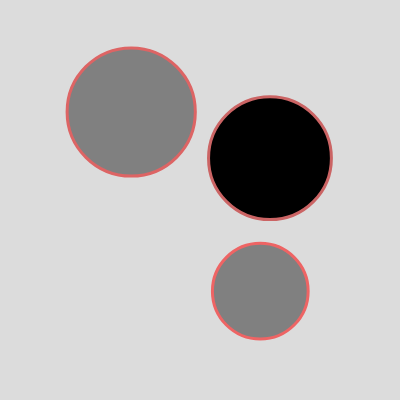
Frame 1 (no input)
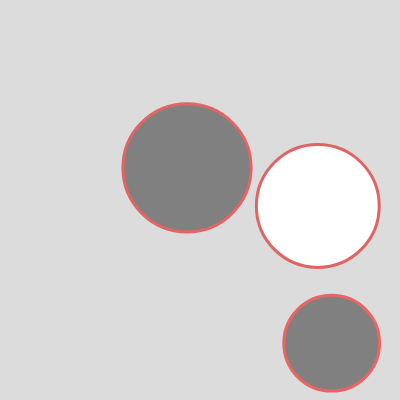
Frame 60 (no input)
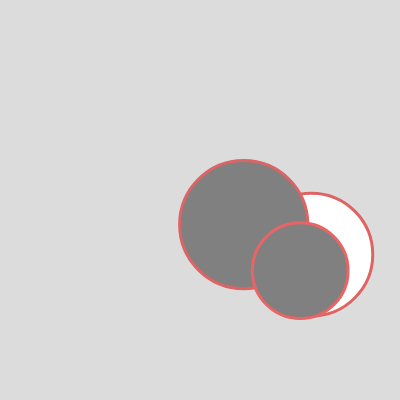
Frame 120 (the mouse pressed at the canvas centre since frame 60)

The p5.js sketch that drew these frames (run headless with seeded random() and noise() and a simulated clock; from frame 60 on, the mouse is pressed at the canvas centre):

// p5.js sketch
// ── sketch.js
// W6.4-1v1 colliding balls FLICKERING color via new class function
// https://editor.p5js.org/benjamin.bergery/sketches/T9sgI1OGl


let bballs = [];

function setup() {
  createCanvas(400, 400);

  // fill array with new instances of Bball

  for (let indy = 0; indy < 3; indy++) {
    let bradius = random(40, 70);
    let bspeed = random(0.5, 2);
    let xstart = random(bradius, width - bradius);
    let ystart = random(bradius, height - bradius);
    bball = new Bball(xstart, ystart, bradius, bspeed);
    bballs.push(bball);
  }
}

function draw() {
  background(220);

  for (bball of bballs) {
    // bball.bounceRandom();
    for (other of bballs) {
      if ((other !== bball) & bball.intersectsBool(other)) {
 console.log("intersection");
        bball.changeColor();
      }
    }
        bball.bounceRandom();
  }
}



/*** CLASS ********************/

class Bball {
  constructor(x, y, r, bsp) {
    this.x = x;
    this.y = y;
    this.r = r;
    this.xsp = bsp; // xspeed
    this.ysp = bsp; // yspeed
    this.brightness = 128;
  }

  //*** new class function ***//
  intersectsBool(other) {
    let d = (this.x, this.y, other.x, other.y);
    // if (d < this.r + other.r){
    //    return true;
    // }
    // else { return false;}
    return d < this.r + other.r;
  }

  //*** change color ***//
  changeColor() {
       if (this.brightness == 0) {
        this.brightness = 255;
      } else {
        this.brightness = 0;
      }
    }
  

  // meta function inside class
  bounceRandom() {
    this.move();
    this.show();
  }

  show() {
    stroke(random(200, 250), 100, 100);
    strokeWeight(3);
    // noFill();
    fill(this.brightness);
    ellipse(this.x, this.y, this.r * 2);
  }

  move() {
    // move ball
    this.x = this.x + this.xsp;
    this.y = this.y + this.ysp;
    //// bounce x
    if (this.x >= width - this.r || this.x <= 0 + this.r) {
      this.xsp = -this.xsp;
    }
    ////// bounce y
    if (this.y >= height - this.r || this.y <= 0 + this.r) {
      this.ysp = -this.ysp;
    }
  }
}

/*******************************/
// based on my previous exercise https://editor.p5js.org/benjamin.bergery/sketches/WUlFUTdMe

 // clicked(mX, mY) {
  //   let d = dist(this.x, this.y, mX, mY);
  //   if (d < this.r) {
  //     // ball clicked);
  //     if (this.brightness == 0) {
  //       this.brightness = 255;
  //     } else {
  //       this.brightness = 0;
  //     }
  //   }
  // }

/*** NOTES ********************/

// verbose
//if (d < this.r + other.r){
//    return true;
// }
// else { return false;}

// less verbose
//return = (d < this.r + other.r);

// Part 2.: Take the question above and make the balls' color toggle, turning red when a ball comes close to another ball and then turning back to white when it comes close to another ball again.
//Part 3: Take Challenge .A and instead delete both balls when they come near each other. HINT: Beware of empty array positions!
